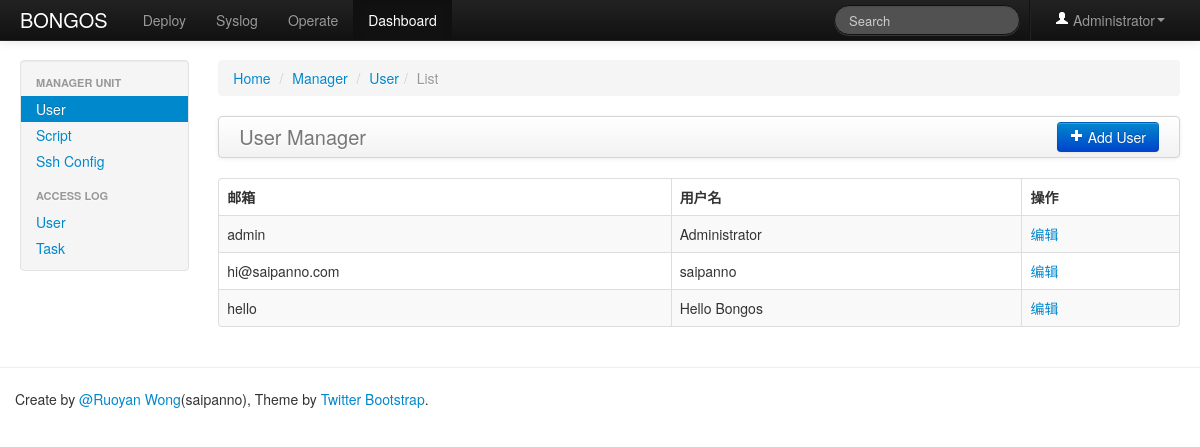
The app's page /dashboard/user/list (signed in), older data.
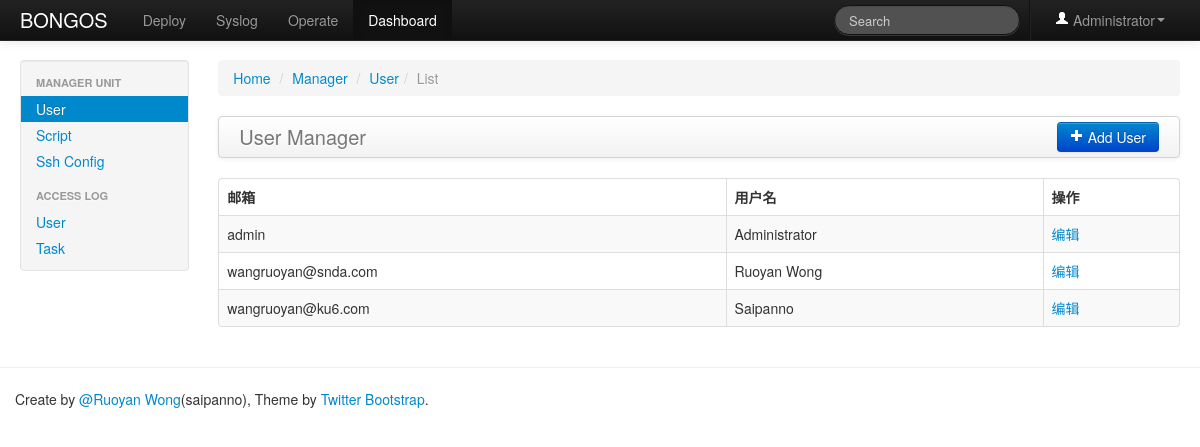
The same page, newer data.
### web/user/models.py (models this page shows, shortened)
class User(db.Model):
    __tablename__ = app.config['USER_LISTS']
    id = db.Column(db.Integer, primary_key=True)
    email = db.Column(db.UnicodeText, unique=True)
    username = db.Column(db.UnicodeText)
    password = db.Column(db.UnicodeText)

### web/dashboard/controlers.py (the view)
@dashboard.route('/user/list')
@login_required
def list_user_ctrl():
    if request.method == 'GET':
        users = User.query.all()
        return render_template('dashboard/user.html', users=users, type='list')

### web/extensions.py (called while the page is built)
@login_manager.user_loader
def load_user(user_id):
    return User.query.get(user_id)

### web/templates/dashboard/user.html (shortened to what this page needs)
{% extends "dashboard/base_dashboard.html" %}
{% block active_dashboard_user %}active{% endblock %}
{% block main %}
    <div class="span10">
        {% if type == 'list' %}
        <ul class="breadcrumb">
            <li><a href="/">Home</a> <span class="divider">/</span></li>
            <li class="#"><a href="#">Manager</a> <span class="divider">/</span></li>
            <li class="#"><a href="#">User</a><span class="divider">/</span></li>
            <li class="active">List</li>
        </ul>
        <div class="navbar">
            <div class="navbar-inner">
                <a class="brand" href="#">User Manager</a>
                <div class="btn-group pull-right">
                    <a href="{{ url_for('dashboard.create_user_ctrl')}}" class="btn btn-primary"><i class="icon-plus icon-white"></i> Add User</a>
                </div>
            </div>
        </div>
        <table class="table table-hover table-bordered table-striped">
            <thead>
            <tr>
                <th>邮箱</th>
                <th>用户名</th>
                <th>操作</th>
            </tr>
            </thead>
            <tbody>
                {% for user in users %}
                    <tr>
                        <td>{{ user.email }}</td>
                        <td>{{ user.username }}</td>
                        <td>
                            <a href="{{ url_for('dashboard.edit_user_ctrl', user_id=user.id) }}">编辑</a>
                        </td>
                    </tr>
                {% endfor %}
            </tbody>
        </table>
    {% endif %}
    </div>
{% endblock %}

### web/templates/dashboard/base_dashboard.html
{% extends "index.html" %}
{% block active_dashboard %}active{% endblock %}
{% block sidebar %}
    <div class="span2">
        <div class="well sidebar-nav">
            <ul class="nav nav-list">
                <li class="nav-header">MANAGER UNIT</li>
                <li class="{% block active_dashboard_user %}{% endblock %}"><a href="{{ url_for("dashboard.list_user_ctrl") }}">User</a></li>
                <li class="{% block active_dashboard_script %}{% endblock %}"><a href="{{ url_for("dashboard.list_script_ctrl") }}">Script</a></li>
                <li class="{% block active_dashboard_ssh_config %}{% endblock %}"><a href="{{ url_for("dashboard.list_ssh_config_ctrl") }}">Ssh Config</a></li>
                <li class="nav-header">ACCESS LOG</li>
                <li class=""><a href="#">User</a></li>
                <li class=""><a href="#">Task</a></li>
            </ul>
        </div>
    </div>
{% endblock %}

### web/templates/index.html (shortened to what this page needs)
{% extends "header.html" %}
{% import "macro.html" as ext %}
{% block body %}
    <div class="navbar navbar-inverse navbar-fixed-top">
        <div class="navbar-inner">
            <div class="container-fluid">
                <a class="brand" href="{{ url_for('user.index_ctrl') }}">BONGOS</a>
                <ul class="nav">
                    <li class="{% block active_deploy %}{% endblock %}"><a href="#">Deploy</a></li>
                    <li class="{% block active_syslog %}{% endblock %}"><a href="#">Syslog</a></li>
                    <li class="{% block active_operate %}{% endblock %}"><a href="{{ url_for("operate.list_operate_ctrl", operate_type='Ssh') }}">Operate</a></li>
                    <li class="{% block active_dashboard %}{% endblock %}"><a href="{{ url_for("dashboard.list_user_ctrl") }}">Dashboard</a></li>
                </ul>
                <ul class="nav pull-right">
                    <li class="divider-vertical"></li>
                    <li class="dropdown"><a href="#" class="dropdown-toggle" data-toggle="dropdown"><i class="icon-user icon-white"></i> {{ current_user.username }}<b class="caret"></b></a>
                    </li>
                </ul>
                <form class="navbar-search pull-right" action="">
                    <input class="search-query span2" placeholder="Search" type="text">
                </form>
            </div>
        </div>
    </div>
    <div class="container-fluid">
        <div class="row-fluid">
            {% block sidebar %}
            {% endblock %}
            {% block main %}{% endblock %}
        </div>
    </div>
{% endblock %}

### web/templates/header.html (shortened to what this page needs)
<!DOCTYPE html>
<html lang="en">
<head>
    <link rel=stylesheet type=text/css href="{{ url_for('static', filename='css/bootstrap.css') }}">
    <link rel=stylesheet type=text/css href="{{ url_for('static', filename='css/bootstrap-responsive.css') }}">
    <link rel=stylesheet type=text/css href="{{ url_for('static', filename='css/google-prettify.css') }}">
    <link rel=stylesheet type=text/css href="{{ url_for('static', filename='css/bongos.css') }}">
</head>
<body>
    {% block body %}{% endblock %}
    <hr>
    <footer class="footer">
        <div class="container">
            <p>Create by <a href="https://github.com/saipanno">@Ruoyan Wong</a>(saipanno),  Theme by <a href="http://twitter.github.com/bootstrap">Twitter Bootstrap</a>.</p>
        </div>
    </footer>
</body>
</html>

### web/templates/index.html (style rules this page uses)
body { padding-top: 60px; padding-bottom: 40px; }
.sidebar-nav { padding: 9px 0; }

Row changes from the older to the newer data that the page shows:
removed User: email "hi@saipanno.com", username "saipanno"
removed User: email "hello", username "Hello Bongos"
added User: email "wangruoyan@snda.com", username "Ruoyan Wong"
added User: email "wangruoyan@ku6.com", username "Saipanno"
